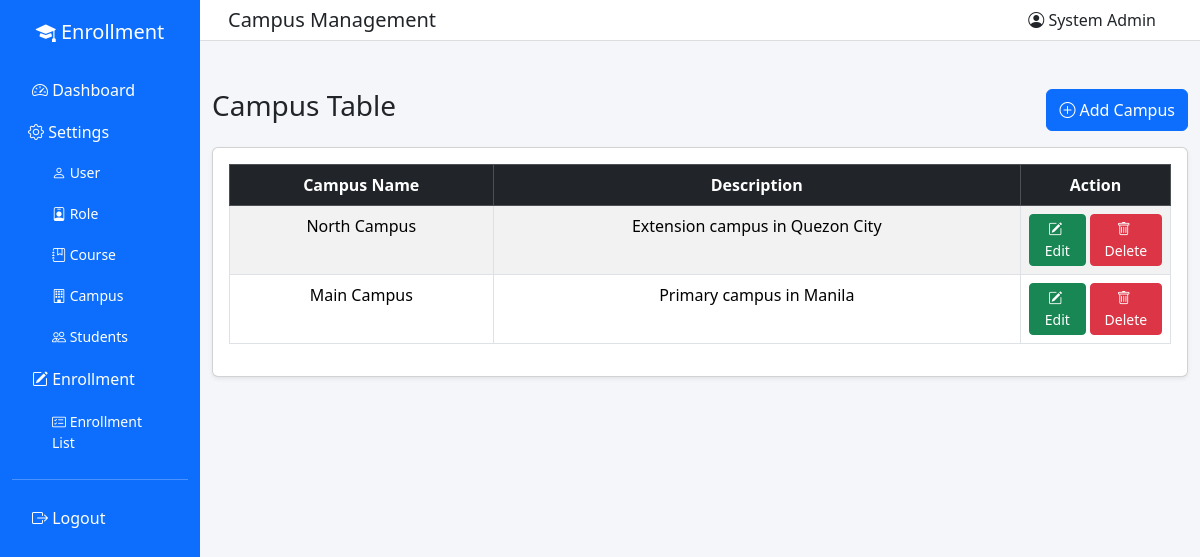
The app's page /frontend/campus.php (signed in) with its own data.
### tables this page shows
CREATE TABLE `campus` (
  `campusID` int(11) NOT NULL AUTO_INCREMENT,
  `campusName` varchar(120) NOT NULL,
  `campusDesc` varchar(255) NOT NULL,
  `dateCreated` timestamp NOT NULL DEFAULT current_timestamp(),
  `dateDeleted` date DEFAULT NULL,
  PRIMARY KEY (`campusID`),
  UNIQUE KEY `uq_campus_campusName` (`campusName`)
);

### frontend/campus.php (the view, shortened to what this page needs)
<?php
require_once '../backend/database.php';
?>
<!DOCTYPE html>
<html lang="en">
<head>
<link href="https://cdn.jsdelivr.net/npm/bootstrap@5.3.2/dist/css/bootstrap.min.css" rel="stylesheet">
<link rel="stylesheet" href="https://cdn.jsdelivr.net/npm/bootstrap-icons@1.11.1/font/bootstrap-icons.css">
</head>
<body>
<div class="container-fluid">
<div class="row">
<?php include "nav.php"; ?>
<div class="col-md-10 p-0">
<nav class="navbar navbar-expand-lg topbar px-3">
<div class="container-fluid">
<h5 class="mb-0">Campus Management</h5>
<div class="ms-auto"><span class="me-3"><i class="bi bi-person-circle"></i> <?php echo htmlspecialchars($_SESSION['fullName'] ?? 'User'); ?></span></div>
</div>
</nav>
<div class="container mt-5">
<div class="d-flex justify-content-between mb-3">
<h3>Campus Table</h3>
<button class="btn btn-primary" data-bs-toggle="modal" data-bs-target="#addCampusModal"><i class="bi bi-plus-circle me-1"></i>Add Campus</button>
</div>
<div class="card shadow-sm">
<div class="card-body">
<table class="table table-bordered table-striped text-center">
<thead class="table-dark">
<tr>
<th>Campus Name</th>
<th>Description</th>
<th width="150">Action</th>
</tr>
</thead>
<tbody>
<?php
$result = mysqli_query($conn, "SELECT * FROM campus WHERE dateDeleted IS NULL ORDER BY campusID DESC");
while ($row = mysqli_fetch_assoc($result)) {
    echo "<tr>";
    echo "<td>" . $row['campusName'] . "</td>";
    echo "<td>" . $row['campusDesc'] . "</td>";
    echo '<td>
        <div class="d-inline-flex gap-1">
            <button class="btn btn-sm btn-success" data-bs-toggle="modal" data-bs-target="#editCampusModal' . $row['campusID'] . '"><i class="bi bi-pencil-square me-1"></i>Edit</button>
            <button class="btn btn-sm btn-danger" data-bs-toggle="modal" data-bs-target="#deleteCampusModal' . $row['campusID'] . '"><i class="bi bi-trash me-1"></i>Delete</button>
        </div>
    </td>';
    echo "</tr>";
}
?>
</tbody>
</table>
</div>
</div>
</div>
</div>
</div>
</div>
</body>
</html>

### frontend/campus.php (style rules this page uses)
body { background:#f5f6fa; }
.topbar { background:white;border-bottom:1px solid #ddd; }

### records on screen
campus: campusName "North Campus", campusDesc "Extension campus in Quezon City"
campus: campusName "Main Campus", campusDesc "Primary campus in Manila"

### other values on screen
$_SESSION['fullName'] "System Admin"
